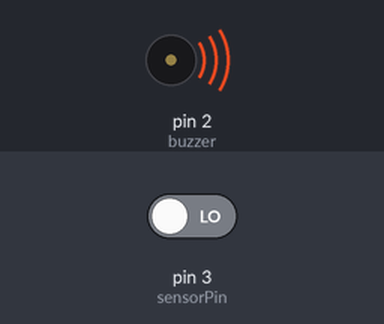
Simulated run of this sketch. Board: Arduino Uno, built with avr-gcc and run on an emulated ATmega328P. Shown: buzzer (waves = sounding). The inputs (shaded band) are chosen by the test bench; at power-on: pin 3 (sensorPin) LOW.

Above: at 0.1 s.
Timing chart, 0 to 1.6 s (numbered marks = the images above):
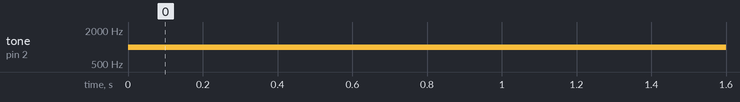

Measured:
- by itself, tone on pin 2 (buzzer): silent → 1000 Hz at 0.00 s

The sketch:

main.ino
```cpp
const int sensorPin = 3;
const int buzzer = 2;


void setup() {
  pinMode(sensorPin, INPUT);
  pinMode(buzzer, OUTPUT);
}

void loop() {
  int sensorValue = digitalRead(sensorPin);

  if (sensorValue == HIGH) {
    Serial.println("Object detected");
    digitalWrite(buzzer, LOW);
    delay(100);
  } else {
    Serial.println("No object detected");
    // digitalWrite(buzzer, HIGH);
    tone(buzzer, 1000);
    delay(100);
  }

  delay(500);
}
```
